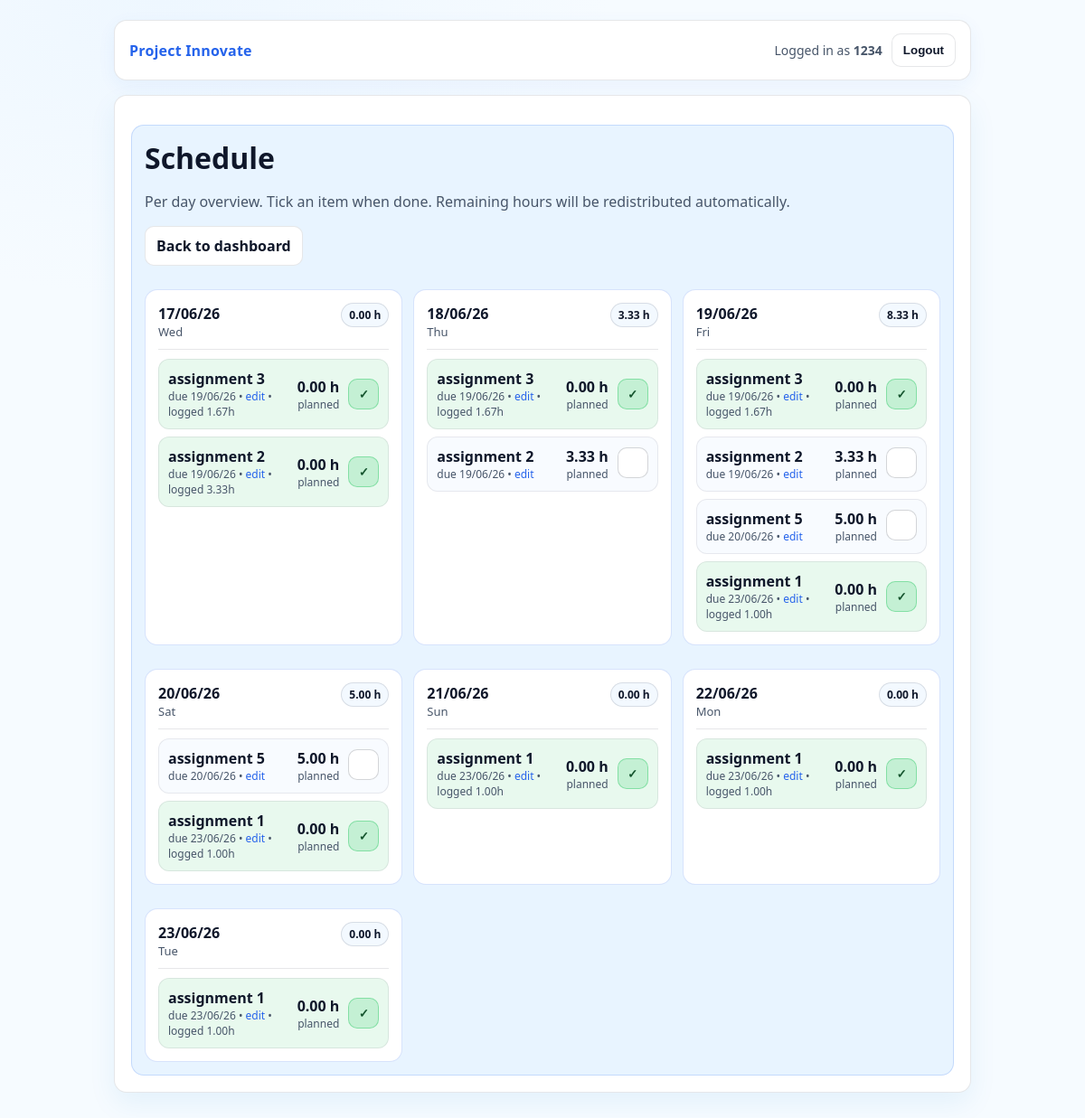
/schedule (signed in), run on the app's committed database.
### app.py (models this page shows, shortened)
class User(UserMixin, db.Model):
    id = db.Column(db.Integer, primary_key=True)
    username = db.Column(db.String(80), unique=True, nullable=False)
    password_hash = db.Column(db.String(255), nullable=False)

class Assignment(db.Model):
    id = db.Column(db.Integer, primary_key=True)
    user_id = db.Column(db.Integer, db.ForeignKey("user.id"), nullable=False)
    title = db.Column(db.String(200), nullable=False)
    start_date = db.Column(db.Date, nullable=False)
    due_date = db.Column(db.Date, nullable=False)
    total_hours = db.Column(db.Float, nullable=False)

class WorkLog(db.Model):
    __tablename__ = "work_log"
    id = db.Column(db.Integer, primary_key=True)
    user_id = db.Column(db.Integer, db.ForeignKey("user.id"), nullable=False)
    assignment_id = db.Column(db.Integer, db.ForeignKey("assignment.id"), nullable=False)
    work_date = db.Column(db.Date, nullable=False)
    hours_done = db.Column(db.Float, nullable=False, default=0.0)
    __table_args__ = (
        db.UniqueConstraint("user_id", "assignment_id", "work_date", name="uq_worklog_user_assignment_date"),
    )

### app.py (the view)
@app.route("/schedule")
@login_required
def schedule():
    assignments = (
        Assignment.query
        .filter_by(user_id=current_user.id)
        .order_by(Assignment.due_date.asc())
        .all()
    )
    schedule_map = build_schedule(assignments)
    today = date.today()
    schedule_map = {d: items for d, items in schedule_map.items() if d >= today}
    return render_template("schedule.html", schedule_map=schedule_map)

### app.py (called while the page is built)
@app.template_filter("dmy")
def format_dmy(value):
    if value is None:
        return ""
    if isinstance(value, datetime):
        value = value.date()
    return value.strftime("%d/%m/%y")

@login_manager.user_loader
def load_user(user_id):
    return db.session.get(User, int(user_id))

### templates/schedule.html (shortened to what this page needs)
{% extends "base.html" %}
{% block content %}
  <h1>Schedule</h1>
  <p class="muted">
    Per day overview. Tick an item when done. Remaining hours will be redistributed automatically.
  </p>
  <div class="actions">
    <a class="btn" href="{{ url_for('dashboard') }}">Back to dashboard</a>
  </div>
  {% if schedule_map %}
    <div style="display:grid;grid-template-columns:repeat(auto-fit, minmax(280px, 1fr));gap:12px;margin-top:12px;">
      {% for day, items in schedule_map.items() %}
        <div class="panel" style="background:#ffffff;">
          <div style="display:flex;justify-content:space-between;align-items:baseline;gap:10px;">
            <div>
              <div style="font-weight:800;font-size:16px;">{{ day|dmy }}</div>
              <div class="muted" style="font-size:13px;">
                {% set weekday_names = ["Mon","Tue","Wed","Thu","Fri","Sat","Sun"] %}
                {{ weekday_names[day.weekday()] }}
              </div>
            </div>
            {% set total = namespace(v=0) %}
            {% for item in items %}
              {% set total.v = total.v + item.planned_hours %}
            {% endfor %}
            <span class="badge"><strong>{{ "%.2f"|format(total.v) }}</strong> h</span>
          </div>
          <hr style="border:none;border-top:1px solid rgba(15,23,42,.10);margin:10px 0;">
          <div style="display:flex;flex-direction:column;gap:8px;">
            {% for item in items %}
              {% set a = item.assignment %}
              <div style="
                display:grid;
                grid-template-columns: 1fr auto auto;
                gap:10px;
                align-items:center;
                padding:10px;
                border-radius:12px;
                border:1px solid rgba(15,23,42,.08);
                background: {% if item.done %}rgba(34,197,94,.10){% else %}#f8fbff{% endif %};
              ">
                <div style="min-width:0;">
                  <div style="font-weight:800;white-space:nowrap;overflow:hidden;text-overflow:ellipsis;">
                    {{ a.title }}
                  </div>
                  <div class="muted" style="font-size:12px;">
                    due {{ a.due_date|dmy }}
                    • <a href="{{ url_for('edit_assignment', assignment_id=a.id) }}">edit</a>
                    {% if item.done %}
                      • logged {{ "%.2f"|format(item.done_hours) }}h
                    {% endif %}
                  </div>
                </div>
                <div style="text-align:right;">
                  <div style="font-weight:900;">{{ "%.2f"|format(item.planned_hours) }} h</div>
                  <div class="muted" style="font-size:12px;">planned</div>
                </div>
                <form method="post" action="{{ url_for('schedule_toggle') }}" style="margin:0;">
                  {% if item.done %}
                    <button type="submit" title="Mark as not done"
                      style="
                        width:34px;height:34px;
                        border-radius:10px;
                        border:1px solid rgba(34,197,94,.40);
                        background: rgba(34,197,94,.18);
                        color:#14532d;
                        font-weight:900;
                        cursor:pointer;
                      "
                    >✓</button>
                  {% else %}
                    <button type="submit" title="Mark as done" {% if item.planned_hours <= 0 %}disabled{% endif %}
                      style="
                        width:34px;height:34px;
                        border-radius:10px;
                        border:1px solid rgba(15,23,42,.18);
                        background:#ffffff;
                        color:#0f172a;
                        font-weight:900;
                        cursor:pointer;
                      "
                    ></button>
                  {% endif %}
                </form>
              </div>
            {% endfor %}
          </div>
        </div>
      {% endfor %}
    </div>
  {% else %}
    <p class="muted">No assignments yet, so there’s no schedule.</p>
  {% endif %}
{% endblock %}

### templates/base.html (shortened to what this page needs)
<!doctype html>
<html lang="en">
  <head>
    <link rel="stylesheet" href="{{ url_for('static', filename='style.css') }}">
  </head>
  <body>
    <div class="container">
      <div class="nav">
        <div class="brand">
          <a href="{{ url_for('dashboard') }}">Project Innovate</a>
        </div>
        <div class="nav-right">
          {% if current_user.is_authenticated %}
            <span>Logged in as <strong>{{ current_user.username }}</strong></span>
            <form method="post" action="{{ url_for('logout') }}" style="margin:0;">
              <button class="btn" type="submit">Logout</button>
            </form>
          {% else %}
            <a class="btn" href="{{ url_for('login') }}">Login</a>
            <a class="btn btn-primary" href="{{ url_for('register') }}">Register</a>
          {% endif %}
        </div>
      </div>
      <div class="card">
        <div class="panel">
          {% block content %}{% endblock %}
        </div>
      </div>
    </div>
  </body>
</html>

### static/style.css (style rules this page uses)
:root { --bg1: #f6fbff; --bg2: #eef7ff; --card: #e8f4ff; --card2:#ffffff; --text: #0f172a; --muted:#475569; --border: rgba(15, 23, 42, 0.10); --primary: #2563eb; --primaryHover:#1d4ed8; --danger: #dc2626; --dangerHover:#b91c1c; }
* { box-sizing:border-box; }
html, body { height:100%; }
body { margin:0; font-family: ui-sans-serif, system-ui, -apple-system, Segoe UI, Roboto, Arial; color: var(--text); background: radial-gradient(900px 600px at 15% 0%, var(--bg2) 0%, var(--bg1) 55%), linear-gradient(180deg, var(--bg1), #ffffff); }
a { color: var(--primary); text-decoration:none; }
.container { max-width: 980px; margin: 0 auto; padding: 22px 16px 60px; }
.nav { display:flex; justify-content:space-between; align-items:center; gap: 12px; padding: 14px 16px; border: 1px solid var(--border); background: #ffffff; border-radius: 14px; box-shadow: 0 6px 20px rgba(37,99,235,.06); }
.brand { font-weight: 800; letter-spacing: .2px; }
.nav-right { display:flex; align-items:center; gap: 10px; color: var(--muted); font-size: 14px; }
.card { margin-top: 16px; border: 1px solid var(--border); background: var(--card2); border-radius: 14px; padding: 18px; box-shadow: 0 12px 30px rgba(2,132,199,.08); }
.card h1, .card h2 { margin: 0 0 10px; }
.panel { margin-top: 14px; border: 1px solid rgba(37,99,235,.18); background: var(--card); border-radius: 14px; padding: 14px; }
.muted { color: var(--muted); }
.actions { display:flex; flex-wrap:wrap; gap:10px; margin-top: 10px; }
.btn { display:inline-flex; align-items:center; justify-content:center; padding: 10px 12px; border-radius: 10px; border: 1px solid var(--border); background: #ffffff; color: var(--text); cursor:pointer; font-weight: 700; }
.panel { background: #e8f4ff; border: 1px solid rgba(37,99,235,.18); }
.badge { display:inline-block; padding: 4px 8px; border-radius: 999px; font-size: 12px; border: 1px solid rgba(15,23,42,.12); background: #f3f9ff; color: #0f172a; font-weight: 800; }

### data on the page
User: username "1234"
Assignment: schedule_map "17/06/26", start_date "Wed", title "assignment 3", due_date|dmy "19/06/26"
WorkLog: done_hours "1.67", planned_hours "0.00"
WorkLog: done_hours "3.33", planned_hours "0.00"
Assignment: title "assignment 2", due_date|dmy "19/06/26", title "assignment 2" "assignment 2", due_date|dmy "19/06/26" "19/06/26"
WorkLog: done_hours "1.67", planned_hours "0.00"
WorkLog: done_hours "1.67", planned_hours "0.00"
Assignment: title "assignment 5" "assignment 5", due_date|dmy "20/06/26" "20/06/26"
WorkLog: done_hours "1.00", planned_hours "0.00"
Assignment: title "assignment 1", due_date|dmy "23/06/26"
WorkLog: done_hours "1.00", planned_hours "0.00"
WorkLog: done_hours "1.00", planned_hours "0.00"
WorkLog: done_hours "1.00", planned_hours "0.00"
WorkLog: done_hours "1.00", planned_hours "0.00"

### other printed values
{{ "%.2f"|format(total.v) }} "0.00" "3.33" "8.33" "5.00" "0.00" "0.00" "0.00"
{{ day|dmy }} "18/06/26" "19/06/26" "20/06/26" "21/06/26" "22/06/26" "23/06/26"
{{ weekday_names[day.weekday()] }} "Thu" "Fri" "Sat" "Sun" "Mon" "Tue"
{{ "%.2f"|format(item.planned_hours) }} "3.33" "3.33" "5.00" "5.00"
